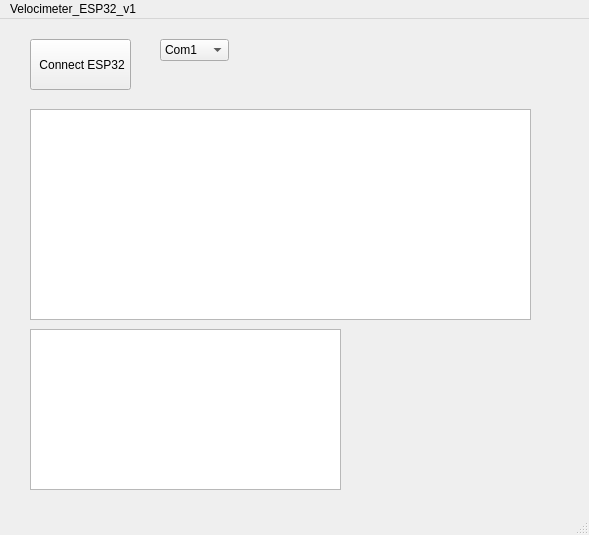
<?xml version="1.0" encoding="UTF-8"?>
<ui version="4.0">
 <class>MainWindow</class>
 <widget class="QMainWindow" name="MainWindow">
  <property name="geometry">
   <rect>
    <x>0</x>
    <y>0</y>
    <width>589</width>
    <height>535</height>
   </rect>
  </property>
  <property name="windowTitle">
   <string>MainWindow</string>
  </property>
  <widget class="QWidget" name="centralwidget">
   <widget class="QPushButton" name="pushButton">
    <property name="geometry">
     <rect>
      <x>30</x>
      <y>20</y>
      <width>101</width>
      <height>51</height>
     </rect>
    </property>
    <property name="text">
     <string> Connect ESP32</string>
    </property>
   </widget>
   <widget class="QComboBox" name="comboBox">
    <property name="geometry">
     <rect>
      <x>160</x>
      <y>20</y>
      <width>69</width>
      <height>22</height>
     </rect>
    </property>
    <item>
     <property name="text">
      <string>Com1</string>
     </property>
    </item>
   </widget>
   <widget class="QGraphicsView" name="graphicsView">
    <property name="geometry">
     <rect>
      <x>30</x>
      <y>90</y>
      <width>501</width>
      <height>211</height>
     </rect>
    </property>
   </widget>
   <widget class="QTextEdit" name="textEdit">
    <property name="geometry">
     <rect>
      <x>30</x>
      <y>310</y>
      <width>311</width>
      <height>161</height>
     </rect>
    </property>
   </widget>
  </widget>
  <widget class="QMenuBar" name="menubar">
   <property name="geometry">
    <rect>
     <x>0</x>
     <y>0</y>
     <width>589</width>
     <height>22</height>
    </rect>
   </property>
   <widget class="QMenu" name="menuVelocimeter_ESP32_v1">
    <property name="title">
     <string>Velocimeter_ESP32_v1</string>
    </property>
   </widget>
   <addaction name="menuVelocimeter_ESP32_v1"/>
  </widget>
  <widget class="QStatusBar" name="statusbar"/>
 </widget>
 <resources/>
 <connections/>
</ui>
